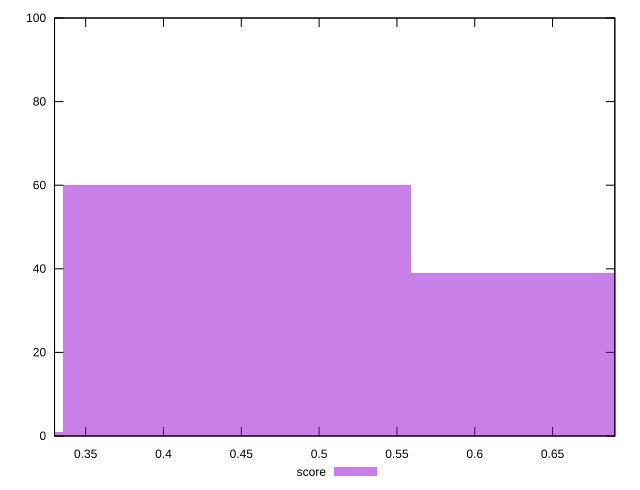

Write gnuplot code to recreate this figure.
reset

$score <<EOF
0.44741337798343017 60
0.6711200669751453 39
0.22370668899171509 1
EOF

set key outside below
set boxwidth 0.22370668899171509
set xrange [0.33:0.69]
set yrange [0:100]
set trange [0:100]
set style fill transparent solid 0.5 noborder
set terminal svg size 640, 490 enhanced background rgb 'white'
set output "report_00018_2021-02-10T15-25-16.877Z/speed-index/samples/pages/score/histogram.svg"

plot $score title "score" with boxes

reset
